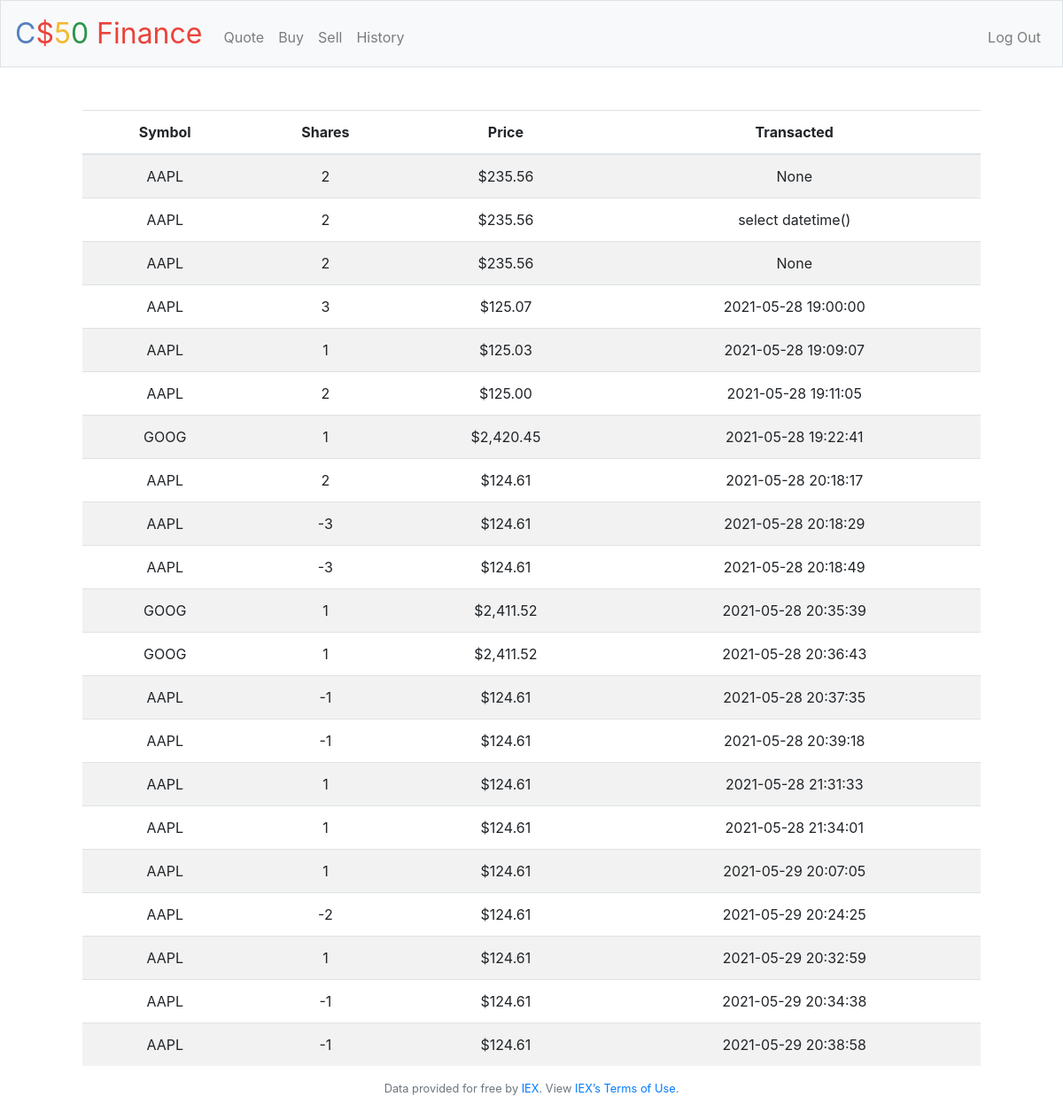
Screenshot of /history (signed in) with the database file from the repository.
### tables this page shows
CREATE TABLE 'portfolio' (
id INTEGER PRIMARY KEY NOT NULL,
symbol VARCHAR(10),
shares INTEGER,'price' integer,
user_id INTEGER NOT NULL,'operation' char(1),'operation_time' datetime,
FOREIGN KEY (user_id) REFERENCES users(id)
);

### application.py (the view)
@app.route("/history")
@login_required
def history():
    user_id = session["user_id"]
    portfolio = db.execute("SELECT symbol, shares, price, operation_time FROM portfolio WHERE user_id = ?", user_id)
    return render_template("history.html", portfolio=portfolio)

### application.py (called while the page is built)
@app.after_request
def after_request(response):
    response.headers["Cache-Control"] = "no-cache, no-store, must-revalidate"
    response.headers["Expires"] = 0
    response.headers["Pragma"] = "no-cache"
    return response

### helpers.py (called while the page is built)
def login_required(f):
    @wraps(f)
    def decorated_function(*args, **kwargs):
        if session.get("user_id") is None:
            return redirect("/login")
        return f(*args, **kwargs)
    return decorated_function

def usd(value):
    return f"${value:,.2f}"

### templates/history.html (shortened to what this page needs)
{% extends "layout.html" %}
{% block main %}
            <div class="container-fluid">
                <table class="table table-striped">
                    <thead>
                        <tr>
                            <th scope="col">Symbol</th>
                            <th scope="col">Shares</th>
                            <th scope="col">Price</th>
                            <th scope="col">Transacted</th>
                        </tr>
                    </thead>
                    <tbody>
                        {% for stock in portfolio %}
                            <tr>
                                <td>{{ stock.symbol }}</td>
                                <td>{{ stock.shares }}</td>
                                <td>{{ stock.price|usd }}</td>
                                <td>{{ stock.operation_time }}</td>
                             </tr>
                        {% endfor %}
                    </tbody>
                </table>
            </div
{% endblock %}

### templates/layout.html (shortened to what this page needs)
<!DOCTYPE html>
<html lang="en">
    <head>
        <link rel="stylesheet" href="https://cdn.jsdelivr.net/npm/bootstrap@4.5.3/dist/css/bootstrap.min.css">
        <link href="/static/styles.css" rel="stylesheet">
    </head>
    <body>
        <nav class="navbar navbar-expand-md navbar-light bg-light border">
            <a class="navbar-brand" href="/"><span class="blue">C</span><span class="red">$</span><span class="yellow">5</span><span class="green">0</span> <span class="red">Finance</span></a>
            <div class="collapse navbar-collapse" id="navbar">
                {% if session.user_id %}
                    <ul class="navbar-nav mr-auto mt-2">
                        <li class="nav-item"><a class="nav-link" href="/quote">Quote</a></li>
                        <li class="nav-item"><a class="nav-link" href="/buy">Buy</a></li>
                        <li class="nav-item"><a class="nav-link" href="/sell">Sell</a></li>
                        <li class="nav-item"><a class="nav-link" href="/history">History</a></li>
                    </ul>
                    <ul class="navbar-nav ml-auto mt-2">
                        <li class="nav-item"><a class="nav-link" href="/logout">Log Out</a></li>
                    </ul>
                {% else %}
                    <ul class="navbar-nav ml-auto mt-2">
                        <li class="nav-item"><a class="nav-link" href="/register">Register</a></li>
                        <li class="nav-item"><a class="nav-link" href="/login">Log In</a></li>
                    </ul>
                {% endif %}
            </div>
        </nav>
        <main class="container p-5">
            {% block main %}{% endblock %}
        </main>
        <footer class="small text-center text-muted">
            Data provided for free by <a href="https://iextrading.com/developer">IEX</a>. View <a href="https://iextrading.com/api-exhibit-a/">IEX’s Terms of Use</a>.
        </footer>
    </body>
</html>

### static/styles.css (style rules this page uses)
nav .navbar-brand { font-size: xx-large; }
nav .navbar-brand .blue { color: #537fbe; }
nav .navbar-brand .red { color: #ea433b; }
nav .navbar-brand .yellow { color: #f5b82e; }
nav .navbar-brand .green { color: #2e944b; }
main { overflow-x: auto; text-align: center; }

### rows the page displays
portfolio: symbol "AAPL", shares "2", price "$235.56", operation_time "None"
portfolio: symbol "AAPL", shares "2", price "$235.56", operation_time "select datetime()"
portfolio: symbol "AAPL", shares "2", price "$235.56", operation_time "None"
portfolio: symbol "AAPL", shares "3", price "$125.07", operation_time "2021-05-28 19:00:00"
portfolio: symbol "AAPL", shares "1", price "$125.03", operation_time "2021-05-28 19:09:07"
portfolio: symbol "AAPL", shares "2", price "$125.00", operation_time "2021-05-28 19:11:05"
portfolio: symbol "GOOG", shares "1", price "$2,420.45", operation_time "2021-05-28 19:22:41"
portfolio: symbol "AAPL", shares "2", price "$124.61", operation_time "2021-05-28 20:18:17"
portfolio: symbol "AAPL", shares "-3", price "$124.61", operation_time "2021-05-28 20:18:29"
portfolio: symbol "AAPL", shares "-3", price "$124.61", operation_time "2021-05-28 20:18:49"
portfolio: symbol "GOOG", shares "1", price "$2,411.52", operation_time "2021-05-28 20:35:39"
portfolio: symbol "GOOG", shares "1", price "$2,411.52", operation_time "2021-05-28 20:36:43"
portfolio: symbol "AAPL", shares "-1", price "$124.61", operation_time "2021-05-28 20:37:35"
portfolio: symbol "AAPL", shares "-1", price "$124.61", operation_time "2021-05-28 20:39:18"
portfolio: symbol "AAPL", shares "1", price "$124.61", operation_time "2021-05-28 21:31:33"
portfolio: symbol "AAPL", shares "1", price "$124.61", operation_time "2021-05-28 21:34:01"
portfolio: symbol "AAPL", shares "1", price "$124.61", operation_time "2021-05-29 20:07:05"
portfolio: symbol "AAPL", shares "-2", price "$124.61", operation_time "2021-05-29 20:24:25"
portfolio: symbol "AAPL", shares "1", price "$124.61", operation_time "2021-05-29 20:32:59"
portfolio: symbol "AAPL", shares "-1", price "$124.61", operation_time "2021-05-29 20:34:38"
portfolio: symbol "AAPL", shares "-1", price "$124.61", operation_time "2021-05-29 20:38:58"
